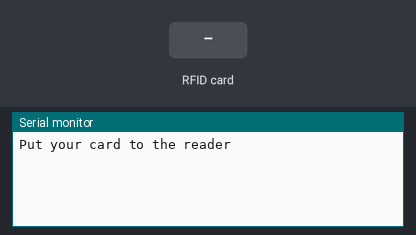
A sketch run on a simulated Arduino Uno, built with avr-gcc and run on an emulated ATmega328P. Parts: the last lines printed to the serial monitor. The test bench sets the inputs (shaded band).

Above: at 1.2 s.
1.3 s: RFID card D2 E0 6D 1C held to the reader
At 1.9 s:
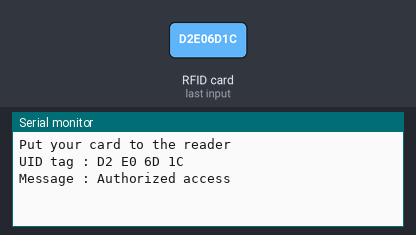
2.8 s: RFID card 59 54 07 5E held to the reader
At 5.5 s:
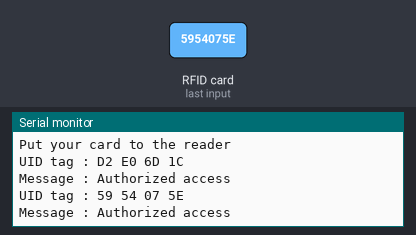
5.8 s: RFID card 5E 7A 19 C4 held to the reader
At 8.1 s:
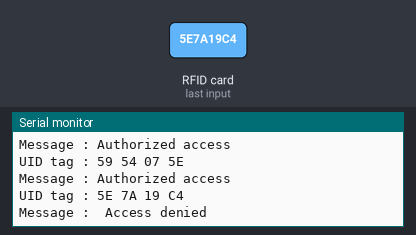

The sketch:

lock.ino
```cpp
#include <SPI.h>
#include <MFRC522.h>

#define RST_PIN         9         // Configurable, see typical pin layout above
#define SS_PIN          10 // Configurable, see typical pin layout above

MFRC522 mfrc522(SS_PIN, RST_PIN);  // Create MFRC522 instance

void setup() {
  Serial.begin(9600);   // Initialize serial communications with the PC
  SPI.begin();      // Init SPI bus
  mfrc522.PCD_Init();   // Init MFRC522
    Serial.println("Put your card to the reader");
  Serial.println();
}

void loop() {
  // Reset the loop if no new card present on the sensor/reader. This saves the entire process when idle.
  if ( ! mfrc522.PICC_IsNewCardPresent()) {
    return;
  }

  // Select one of the cards
  if ( ! mfrc522.PICC_ReadCardSerial()) {
    return;
  }

  Serial.print("UID tag :");
  String content= "";
  byte letter;
  for (byte i = 0; i < mfrc522.uid.size; i++)
  {
    Serial.print(mfrc522.uid.uidByte[i] < 0x10 ? " 0" : " ");
    Serial.print(mfrc522.uid.uidByte[i], HEX);
    content.concat(String(mfrc522.uid.uidByte[i] < 0x10 ? " 0" : " "));
    content.concat(String(mfrc522.uid.uidByte[i], HEX));
  }

  Serial.println();
  Serial.print("Message : ");
  content.toUpperCase();
  if (content.substring(1) == "D2 E0 6D 1C" || content.substring(1) == "59 54 07 5E" )
  {
    Serial.println("Authorized access");
    Serial.println();
    delay(3000);
  }

  else  {
    Serial.println(" Access denied");
    delay(3000);
  }
}
```

Measured:
- after the input at 1.3 s, the serial monitor: prints a new line at once (image 1)
- after the input at 2.8 s, the serial monitor: prints a new line after 1.5 s (image 2)
- after the input at 5.8 s, the serial monitor: prints a new line after 1.5 s (image 3)
